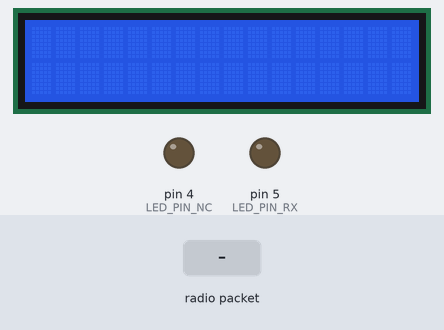
Recording of a sketch running on a simulated Arduino Uno, built with avr-gcc and run on an emulated ATmega328P. Parts: 16×2 character LCD, output pins drawn as LEDs (lit = HIGH). The inputs (shaded band) are chosen by the test bench. No radio packets arrive unless stated; what the sketch prints to the serial monitor is not drawn.

Above: at 1.2 s.
1.3 s: radio packet "1" arrives
At 2.5 s:
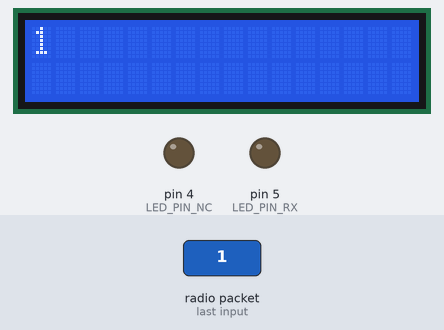
2.8 s: radio packet "0" arrives
At 3.9 s:
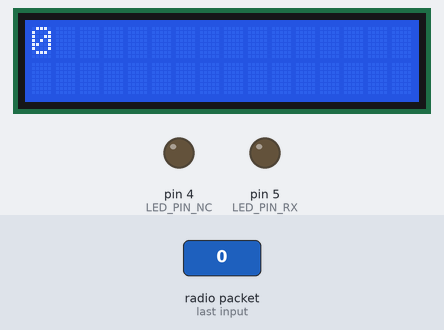
4.3 s: radio packet "2" arrives
At 8.5 s:
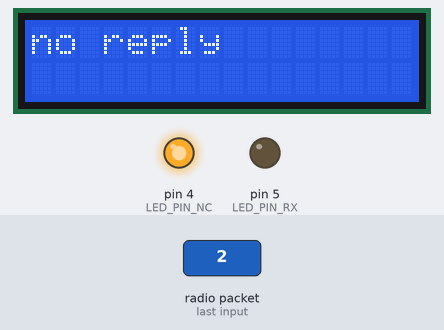
8.8 s: radio packet "1" arrives
At 9.2 s:
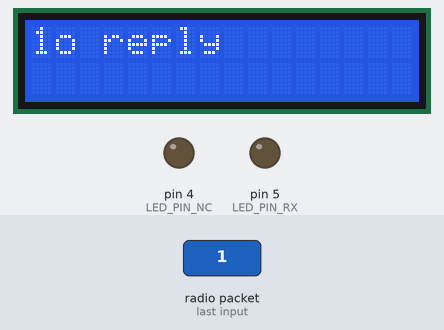
10.3 s: radio packet "0" arrives
At 10.6 s:
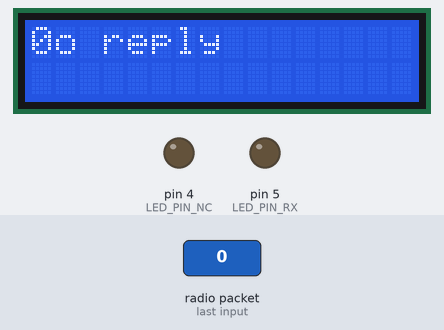
Timing chart, 0 to 15.2 s (numbered marks = the images above; inputs shaded):
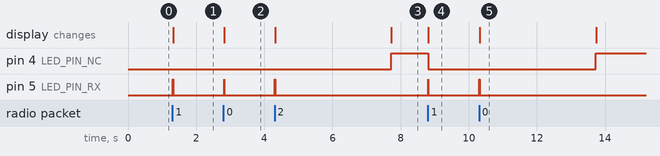

The sketch:

UNO_b_LoRa_Reciver.ino
```cpp
#include <SPI.h>
#include <RH_RF95.h>
#include <LiquidCrystal_I2C.h>

#define LED_PIN_RX 5
#define LED_PIN_NC 4

RH_RF95 rf95;
LiquidCrystal_I2C lcd(0x27, 16, 2);

void setup()
{
  Serial.begin(9600);
  while (!Serial) ;
  if (!rf95.init())
    Serial.println("init failed");
  // Defaults after init are 434.0MHz, 13dBm, Bw = 125 kHz, Cr = 4/5, Sf = 128chips/symbol, CRC on
//    driver.setTxPower(14, true);
  pinMode(LED_PIN_RX,OUTPUT);
  pinMode(LED_PIN_NC,OUTPUT);

  lcd.init();
  lcd.backlight();
}
void loop()
{
  lcd.setCursor(0,0);
  uint8_t buf[RH_RF95_MAX_MESSAGE_LEN];
  uint8_t len = sizeof(buf);
  if (rf95.waitAvailableTimeout(3000))
  {
    if (rf95.recv(buf, &len))
    {
      Serial.print((char*)buf);
      digitalWrite(LED_PIN_NC,LOW);
      digitalWrite(LED_PIN_RX,HIGH);
      delay(10);
      digitalWrite(LED_PIN_RX,LOW);

      lcd.print((char *)buf);
    }
    else
    {
      digitalWrite(LED_PIN_NC,HIGH);
      delay(10);
      digitalWrite(LED_PIN_NC,LOW);
      Serial.println("recv failed");

      lcd.clear();
      lcd.print("recv failed");
    }
  }
  else
  {
    digitalWrite(LED_PIN_NC,HIGH);
    Serial.println("No reply, is rf95_server running?");

    lcd.clear();
    lcd.print("no reply");
  }
  delay(390);
}
```

Measured:
- after the input at 1.3 s, pin 5 (LED_PIN_RX): LOW → HIGH at once, → LOW 0.01 s later; the display: changes at once (image 1)
- after the input at 2.8 s, pin 5 (LED_PIN_RX): LOW → HIGH at once, → LOW 0.01 s later; the display: changes at once (image 2)
- after the input at 4.3 s, pin 4 (LED_PIN_NC): LOW → HIGH after 3.4 s instead of 1.9 s; pin 5 (LED_PIN_RX): LOW → HIGH at once, → LOW 0.01 s later; the display: first changes at once (image 3 shows a later state)
- after the input at 8.8 s, pin 4 (LED_PIN_NC): HIGH → LOW at once; pin 5 (LED_PIN_RX): LOW → HIGH at once, → LOW 0.01 s later; the display: changes at once (image 4)
- after the input at 10.3 s, pin 4 (LED_PIN_NC): LOW → HIGH after 3.4 s instead of 1.9 s; pin 5 (LED_PIN_RX): LOW → HIGH at once, → LOW 0.01 s later; the display: changes at once (image 5)
